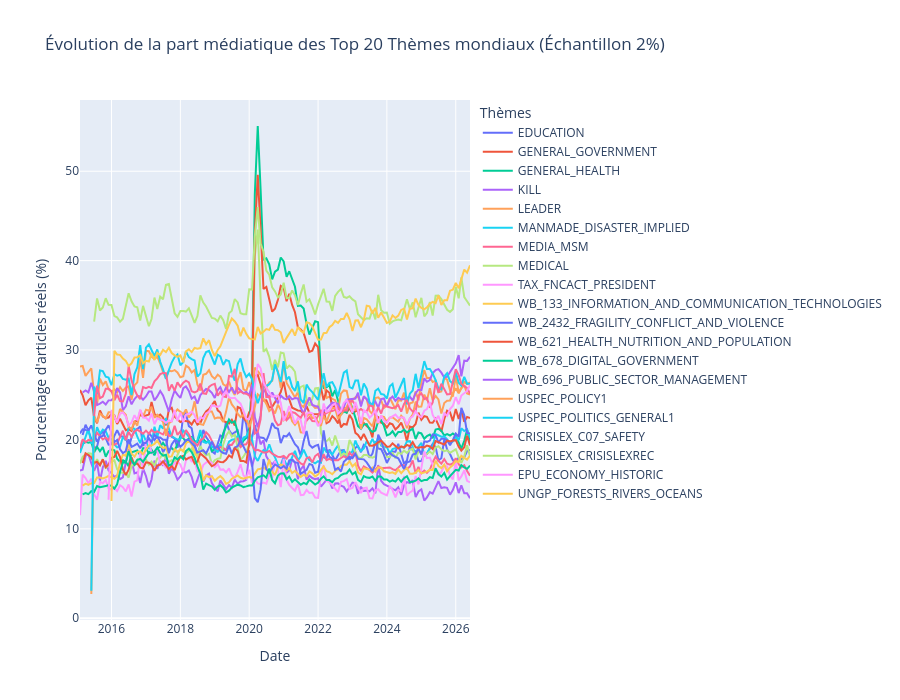

The notebook cell this image was saved under:
### Code cell
print("Calcul de l'évolution temporelle (Version Exacte avec dédoublonnage)...")

df_time_series = con.execute("""
    -- 1. On isole d'abord notre échantillon de 2% pour ne pas saturer la RAM
    WITH base_sample AS (
        SELECT 
            GKGRECORDID,
            SUBSTRING(CAST(DATE AS VARCHAR), 1, 4) || '-' || SUBSTRING(CAST(DATE AS VARCHAR), 5, 2) AS mois,
            EnhancedThemes
        FROM gkg_final
        WHERE hash(GKGRECORDID) % 100 = 0
    ),
    -- 2. On compte le vrai total d'articles par mois sur cet échantillon
    monthly_totals AS (
        SELECT mois, COUNT(GKGRECORDID) as total_articles
        FROM base_sample
        GROUP BY mois
    ),
    -- 3. LE CORRECTIF EST ICI : On éclate ET on dédoublonne par article (DISTINCT)
    article_themes AS (
        SELECT DISTINCT 
            GKGRECORDID, 
            mois, 
            split_part(TRIM(theme_raw), ',', 1) AS theme
        FROM (
            SELECT GKGRECORDID, mois, UNNEST(string_split(EnhancedThemes, ';')) AS theme_raw
            FROM base_sample
        )
        WHERE theme_raw IS NOT NULL AND theme_raw != ''
    ),
    -- 4. On trouve les 20 plus gros thèmes (un article = 1 vote max pour un thème)
    top_20_themes AS (
        SELECT theme, COUNT(GKGRECORDID) as total
        FROM article_themes
        GROUP BY theme
        ORDER BY total DESC
        LIMIT 20
    ),
    -- 5. On compte combien d'articles mentionnent chaque thème par mois
    theme_monthly_counts AS (
        SELECT mois, theme, COUNT(GKGRECORDID) as theme_articles
        FROM article_themes
        WHERE theme IN (SELECT theme FROM top_20_themes)
        GROUP BY mois, theme
    )
    -- 6. Calcul final du pourcentage pur
    SELECT 
        t.mois, 
        t.theme, 
        ROUND((t.theme_articles * 100.0) / m.total_articles, 2) AS pct_articles
    FROM theme_monthly_counts t
    JOIN monthly_totals m ON t.mois = m.mois
    WHERE length(t.mois) = 7
    ORDER BY t.mois ASC, t.theme ASC
""").df()

                                                                             
fig = px.line(
    df_time_series, 
    x="mois", 
    y="pct_articles", 
    color="theme",
    title="Évolution de la part médiatique des Top 20 Thèmes mondiaux (Échantillon 2%)",
    labels={"mois": "Mois", "pct_articles": "% d'articles mentionnant le thème", "theme": "Thèmes GDELT"},
    render_mode="svg"                                                   
)

fig.update_layout(
    xaxis_title="Date",
    yaxis_title="Pourcentage d'articles réels (%)",
    hovermode="x unified", 
    legend_title="Thèmes",
    height=700
)

fig.show()

### Figure 1 — Plotly figure (JSON) as saved in the notebook; plotly's stock layout.template omitted (floating-point values rounded to 4 significant figures; data arrays with more than 128 entries replaced by an {"elided": "..."} marker saying what was removed)
{"data": [{"hovertemplate": "Thèmes GDELT=EDUCATION<br>Mois=%{x}<br>% d'articles mentionnant le thème=%{y}<extra></extra>", "legendgroup": "EDUCATION", "line": {"color": "#636efa", "dash": "solid"}, "marker": {"symbol": "circle"}, "mode": "lines", "name": "EDUCATION", "orientation": "v", "showlegend": true, "type": "scatter", "x": {"elided": "137 str values"}, "xaxis": "x", "y": {"elided": "137 float values"}, "yaxis": "y"}, {"hovertemplate": "Thèmes GDELT=GENERAL_GOVERNMENT<br>Mois=%{x}<br>% d'articles mentionnant le thème=%{y}<extra></extra>", "legendgroup": "GENERAL_GOVERNMENT", "line": {"color": "#EF553B", "dash": "solid"}, "marker": {"symbol": "circle"}, "mode": "lines", "name": "GENERAL_GOVERNMENT", "orientation": "v", "showlegend": true, "type": "scatter", "x": {"elided": "137 str values"}, "xaxis": "x", "y": {"elided": "137 float values"}, "yaxis": "y"}, {"hovertemplate": "Thèmes GDELT=GENERAL_HEALTH<br>Mois=%{x}<br>% d'articles mentionnant le thème=%{y}<extra></extra>", "legendgroup": "GENERAL_HEALTH", "line": {"color": "#00cc96", "dash": "solid"}, "marker": {"symbol": "circle"}, "mode": "lines", "name": "GENERAL_HEALTH", "orientation": "v", "showlegend": true, "type": "scatter", "x": {"elided": "137 str values"}, "xaxis": "x", "y": {"elided": "137 float values"}, "yaxis": "y"}, {"hovertemplate": "Thèmes GDELT=KILL<br>Mois=%{x}<br>% d'articles mentionnant le thème=%{y}<extra></extra>", "legendgroup": "KILL", "line": {"color": "#ab63fa", "dash": "solid"}, "marker": {"symbol": "circle"}, "mode": "lines", "name": "KILL", "orientation": "v", "showlegend": true, "type": "scatter", "x": {"elided": "137 str values"}, "xaxis": "x", "y": {"elided": "137 float values"}, "yaxis": "y"}, {"hovertemplate": "Thèmes GDELT=LEADER<br>Mois=%{x}<br>% d'articles mentionnant le thème=%{y}<extra></extra>", "legendgroup": "LEADER", "line": {"color": "#FFA15A", "dash": "solid"}, "marker": {"symbol": "circle"}, "mode": "lines", "name": "LEADER", "orientation": "v", "showlegend": true, "type": "scatter", "x": {"elided": "137 str values"}, "xaxis": "x", "y": {"elided": "137 float values"}, "yaxis": "y"}, {"hovertemplate": "Thèmes GDELT=MANMADE_DISASTER_IMPLIED<br>Mois=%{x}<br>% d'articles mentionnant le thème=%{y}<extra></extra>", "legendgroup": "MANMADE_DISASTER_IMPLIED", "line": {"color": "#19d3f3", "dash": "solid"}, "marker": {"symbol": "circle"}, "mode": "lines", "name": "MANMADE_DISASTER_IMPLIED", "orientation": "v", "showlegend": true, "type": "scatter", "x": {"elided": "137 str values"}, "xaxis": "x", "y": {"elided": "137 float values"}, "yaxis": "y"}, {"hovertemplate": "Thèmes GDELT=MEDIA_MSM<br>Mois=%{x}<br>% d'articles mentionnant le thème=%{y}<extra></extra>", "legendgroup": "MEDIA_MSM", "line": {"color": "#FF6692", "dash": "solid"}, "marker": {"symbol": "circle"}, "mode": "lines", "name": "MEDIA_MSM", "orientation": "v", "showlegend": true, "type": "scatter", "x": {"elided": "137 str values"}, "xaxis": "x", "y": {"elided": "137 float values"}, "yaxis": "y"}, {"hovertemplate": "Thèmes GDELT=MEDICAL<br>Mois=%{x}<br>% d'articles mentionnant le thème=%{y}<extra></extra>", "legendgroup": "MEDICAL", "line": {"color": "#B6E880", "dash": "solid"}, "marker": {"symbol": "circle"}, "mode": "lines", "name": "MEDICAL", "orientation": "v", "showlegend": true, "type": "scatter", "x": {"elided": "137 str values"}, "xaxis": "x", "y": {"elided": "137 float values"}, "yaxis": "y"}, {"hovertemplate": "Thèmes GDELT=TAX_FNCACT_PRESIDENT<br>Mois=%{x}<br>% d'articles mentionnant le thème=%{y}<extra></extra>", "legendgroup": "TAX_FNCACT_PRESIDENT", "line": {"color": "#FF97FF", "dash": "solid"}, "marker": {"symbol": "circle"}, "mode": "lines", "name": "TAX_FNCACT_PRESIDENT", "orientation": "v", "showlegend": true, "type": "scatter", "x": {"elided": "137 str values"}, "xaxis": "x", "y": {"elided": "137 float values"}, "yaxis": "y"}, {"hovertemplate": "Thèmes GDELT=WB_133_INFORMATION_AND_COMMUNICATION_TECHNOLOGIES<br>Mois=%{x}<br>% d'articles mentionnant le thème=%{y}<extra></extra>", "legendgroup": "WB_133_INFORMATION_AND_COMMUNICATION_TECHNOLOGIES", "line": {"color": "#FECB52", "dash": "solid"}, "marker": {"symbol": "circle"}, "mode": "lines", "name": "WB_133_INFORMATION_AND_COMMUNICATION_TECHNOLOGIES", "orientation": "v", "showlegend": true, "type": "scatter", "x": {"elided": "136 str values"}, "xaxis": "x", "y": {"elided": "136 float values"}, "yaxis": "y"}, {"hovertemplate": "Thèmes GDELT=WB_2432_FRAGILITY_CONFLICT_AND_VIOLENCE<br>Mois=%{x}<br>% d'articles mentionnant le thème=%{y}<extra></extra>", "legendgroup": "WB_2432_FRAGILITY_CONFLICT_AND_VIOLENCE", "line": {"color": "#636efa", "dash": "solid"}, "marker": {"symbol": "circle"}, "mode": "lines", "name": "WB_2432_FRAGILITY_CONFLICT_AND_VIOLENCE", "orientation": "v", "showlegend": true, "type": "scatter", "x": {"elided": "136 str values"}, "xaxis": "x", "y": {"elided": "136 float values"}, "yaxis": "y"}, {"hovertemplate": "Thèmes GDELT=WB_621_HEALTH_NUTRITION_AND_POPULATION<br>Mois=%{x}<br>% d'articles mentionnant le thème=%{y}<extra></extra>", "legendgroup": "WB_621_HEALTH_NUTRITION_AND_POPULATION", "line": {"color": "#EF553B", "dash": "solid"}, "marker": {"symbol": "circle"}, "mode": "lines", "name": "WB_621_HEALTH_NUTRITION_AND_POPULATION", "orientation": "v", "showlegend": true, "type": "scatter", "x": {"elided": "136 str values"}, "xaxis": "x", "y": {"elided": "136 float values"}, "yaxis": "y"}, {"hovertemplate": "Thèmes GDELT=WB_678_DIGITAL_GOVERNMENT<br>Mois=%{x}<br>% d'articles mentionnant le thème=%{y}<extra></extra>", "legendgroup": "WB_678_DIGITAL_GOVERNMENT", "line": {"color": "#00cc96", "dash": "solid"}, "marker": {"symbol": "circle"}, "mode": "lines", "name": "WB_678_DIGITAL_GOVERNMENT", "orientation": "v", "showlegend": true, "type": "scatter", "x": {"elided": "136 str values"}, "xaxis": "x", "y": {"elided": "136 float values"}, "yaxis": "y"}, {"hovertemplate": "Thèmes GDELT=WB_696_PUBLIC_SECTOR_MANAGEMENT<br>Mois=%{x}<br>% d'articles mentionnant le thème=%{y}<extra></extra>", "legendgroup": "WB_696_PUBLIC_SECTOR_MANAGEMENT", "line": {"color": "#ab63fa", "dash": "solid"}, "marker": {"symbol": "circle"}, "mode": "lines", "name": "WB_696_PUBLIC_SECTOR_MANAGEMENT", "orientation": "v", "showlegend": true, "type": "scatter", "x": {"elided": "136 str values"}, "xaxis": "x", "y": {"elided": "136 float values"}, "yaxis": "y"}, {"hovertemplate": "Thèmes GDELT=USPEC_POLICY1<br>Mois=%{x}<br>% d'articles mentionnant le thème=%{y}<extra></extra>", "legendgroup": "USPEC_POLICY1", "line": {"color": "#FFA15A", "dash": "solid"}, "marker": {"symbol": "circle"}, "mode": "lines", "name": "USPEC_POLICY1", "orientation": "v", "showlegend": true, "type": "scatter", "x": {"elided": "133 str values"}, "xaxis": "x", "y": {"elided": "133 float values"}, "yaxis": "y"}, {"hovertemplate": "Thèmes GDELT=USPEC_POLITICS_GENERAL1<br>Mois=%{x}<br>% d'articles mentionnant le thème=%{y}<extra></extra>", "legendgroup": "USPEC_POLITICS_GENERAL1", "line": {"color": "#19d3f3", "dash": "solid"}, "marker": {"symbol": "circle"}, "mode": "lines", "name": "USPEC_POLITICS_GENERAL1", "orientation": "v", "showlegend": true, "type": "scatter", "x": {"elided": "133 str values"}, "xaxis": "x", "y": {"elided": "133 float values"}, "yaxis": "y"}, {"hovertemplate": "Thèmes GDELT=CRISISLEX_C07_SAFETY<br>Mois=%{x}<br>% d'articles mentionnant le thème=%{y}<extra></extra>", "legendgroup": "CRISISLEX_C07_SAFETY", "line": {"color": "#FF6692", "dash": "solid"}, "marker": {"symbol": "circle"}, "mode": "lines", "name": "CRISISLEX_C07_SAFETY", "orientation": "v", "showlegend": true, "type": "scatter", "x": {"elided": "132 str values"}, "xaxis": "x", "y": {"elided": "132 float values"}, "yaxis": "y"}, {"hovertemplate": "Thèmes GDELT=CRISISLEX_CRISISLEXREC<br>Mois=%{x}<br>% d'articles mentionnant le thème=%{y}<extra></extra>", "legendgroup": "CRISISLEX_CRISISLEXREC", "line": {"color": "#B6E880", "dash": "solid"}, "marker": {"symbol": "circle"}, "mode": "lines", "name": "CRISISLEX_CRISISLEXREC", "orientation": "v", "showlegend": true, "type": "scatter", "x": {"elided": "132 str values"}, "xaxis": "x", "y": {"elided": "132 float values"}, "yaxis": "y"}, {"hovertemplate": "Thèmes GDELT=EPU_ECONOMY_HISTORIC<br>Mois=%{x}<br>% d'articles mentionnant le thème=%{y}<extra></extra>", "legendgroup": "EPU_ECONOMY_HISTORIC", "line": {"color": "#FF97FF", "dash": "solid"}, "marker": {"symbol": "circle"}, "mode": "lines", "name": "EPU_ECONOMY_HISTORIC", "orientation": "v", "showlegend": true, "type": "scatter", "x": ["2015-12", "2016-01", "2016-02", "2016-03", "2016-04", "2016-05", "2016-06", "2016-07", "2016-08", "2016-09", "2016-10", "2016-11", "2016-12", "2017-01", "2017-02", "2017-03", "2017-04", "2017-05", "2017-06", "2017-07", "2017-08", "2017-09", "2017-10", "2017-11", "2017-12", "2018-01", "2018-02", "2018-03", "2018-04", "2018-05", "2018-06", "2018-07", "2018-08", "2018-09", "2018-10", "2018-11", "2018-12", "2019-01", "2019-02", "2019-03", "2019-04", "2019-05", "2019-06", "2019-07", "2019-08", "2019-09", "2019-10", "2019-11", "2019-12", "2020-01", "2020-02", "2020-03", "2020-04", "2020-05", "2020-06", "2020-07", "2020-08", "2020-09", "2020-10", "2020-11", "2020-12", "2021-01", "2021-02", "2021-03", "2021-04", "2021-05", "2021-06", "2021-07", "2021-08", "2021-09", "2021-10", "2021-11", "2021-12", "2022-01", "2022-02", "2022-03", "2022-04", "2022-05", "2022-06", "2022-07", "2022-08", "2022-09", "2022-10", "2022-11", "2022-12", "2023-01", "2023-02", "2023-03", "2023-04", "2023-05", "2023-06", "2023-07", "2023-08", "2023-09", "2023-10", "2023-11", "2023-12", "2024-01", "2024-02", "2024-03", "2024-04", "2024-05", "2024-06", "2024-07", "2024-08", "2024-09", "2024-10", "2024-11", "2024-12", "2025-01", "2025-02", "2025-03", "2025-04", "2025-05", "2025-06", "2025-07", "2025-08", "2025-09", "2025-10", "2025-11", "2025-12", "2026-01", "2026-02", "2026-03", "2026-04", "2026-05", "2026-06"], "xaxis": "x", "y": [13.26, 23.29, 22.56, 21.89, 22.87, 23.02, 22.57, 21.57, 21.89, 22.72, 22.13, 23.35, 22.46, 22.43, 22.09, 22.9, 21.7, 22.37, 22.21, 22.16, 21.84, 22.15, 22.02, 23.29, 22.06, 23.01, 21.93, 22.75, 22.87, 23.11, 22.73, 21.9, 22.49, 22.32, 22.89, 23.06, 23.83, 23.7, 23.64, 23.78, 25.03, 25.38, 24.69, 24.62, 24.65, 24.29, 24.0, 23.22, 22.32, 22.28, 23.34, 26.04, 28.44, 27.96, 26.38, 25.79, 25.29, 24.77, 24.86, 24.91, 24.1, 22.11, 22.78, 23.73, 22.73, 21.77, 22.42, 22.17, 20.6, 22.87, 23.02, 22.93, 22.33, 21.49, 21.97, 24.02, 23.09, 23.24, 23.83, 24.02, 22.89, 23.19, 24.07, 24.41, 23.81, 23.01, 24.18, 23.28, 21.74, 23.27, 23.05, 22.43, 22.75, 23.28, 21.87, 22.7, 22.1, 21.86, 22.39, 22.56, 22.78, 22.41, 22.47, 22.44, 21.59, 22.37, 22.56, 23.14, 22.68, 22.47, 23.21, 23.4, 24.18, 22.74, 22.18, 22.64, 21.7, 22.94, 22.65, 23.39, 23.77, 24.74, 23.93, 24.91, 25.2, 25.42, 26.11], "yaxis": "y"}, {"hovertemplate": "Thèmes GDELT=UNGP_FORESTS_RIVERS_OCEANS<br>Mois=%{x}<br>% d'articles mentionnant le thème=%{y}<extra></extra>", "legendgroup": "UNGP_FORESTS_RIVERS_OCEANS", "line": {"color": "#FECB52", "dash": "solid"}, "marker": {"symbol": "circle"}, "mode": "lines", "name": "UNGP_FORESTS_RIVERS_OCEANS", "orientation": "v", "showlegend": true, "type": "scatter", "x": ["2016-01", "2016-02", "2016-03", "2016-04", "2016-05", "2016-06", "2016-07", "2016-08", "2016-09", "2016-10", "2016-11", "2016-12", "2017-01", "2017-02", "2017-03", "2017-04", "2017-05", "2017-06", "2017-07", "2017-08", "2017-09", "2017-10", "2017-11", "2017-12", "2018-01", "2018-02", "2018-03", "2018-04", "2018-05", "2018-06", "2018-07", "2018-08", "2018-09", "2018-10", "2018-11", "2018-12", "2019-01", "2019-02", "2019-03", "2019-04", "2019-05", "2019-06", "2019-07", "2019-08", "2019-09", "2019-10", "2019-11", "2019-12", "2020-01", "2020-02", "2020-03", "2020-04", "2020-05", "2020-06", "2020-07", "2020-08", "2020-09", "2020-10", "2020-11", "2020-12", "2021-01", "2021-02", "2021-03", "2021-04", "2021-05", "2021-06", "2021-07", "2021-08", "2021-09", "2021-10", "2021-11", "2021-12", "2022-01", "2022-02", "2022-03", "2022-04", "2022-05", "2022-06", "2022-07", "2022-08", "2022-09", "2022-10", "2022-11", "2022-12", "2023-01", "2023-02", "2023-03", "2023-04", "2023-05", "2023-06", "2023-07", "2023-08", "2023-09", "2023-10", "2023-11", "2023-12", "2024-01", "2024-02", "2024-03", "2024-04", "2024-05", "2024-06", "2024-07", "2024-08", "2024-09", "2024-10", "2024-11", "2024-12", "2025-01", "2025-02", "2025-03", "2025-04", "2025-05", "2025-06", "2025-07", "2025-08", "2025-09", "2025-10", "2025-11", "2025-12", "2026-01", "2026-02", "2026-03", "2026-04", "2026-05", "2026-06"], "xaxis": "x", "y": [13.12, 29.91, 29.49, 29.46, 29.04, 28.79, 28.22, 28.52, 29.16, 29.18, 29.43, 28.51, 28.79, 28.71, 29.6, 28.89, 29.69, 29.45, 30.03, 29.77, 30.25, 29.66, 29.4, 29.24, 29.41, 28.61, 29.85, 30.08, 29.77, 30.23, 30.15, 30.22, 31.3, 30.65, 31.1, 30.01, 29.33, 30.01, 30.42, 31.35, 32.02, 32.82, 33.52, 33.2, 32.73, 31.54, 32.51, 31.81, 31.3, 31.22, 31.19, 32.58, 31.85, 32.05, 32.34, 32.25, 32.89, 32.26, 32.23, 31.98, 30.8, 31.36, 31.83, 32.35, 31.61, 32.58, 32.16, 31.94, 33.12, 33.02, 32.64, 31.93, 31.16, 31.18, 31.89, 31.92, 32.55, 32.8, 33.27, 33.05, 33.48, 33.48, 34.14, 33.44, 32.12, 33.3, 33.33, 32.55, 33.33, 34.96, 34.89, 34.08, 34.72, 33.6, 34.21, 33.64, 33.02, 33.18, 33.88, 33.59, 33.85, 34.49, 34.64, 33.43, 34.62, 34.67, 35.75, 35.05, 34.72, 34.56, 34.77, 35.18, 35.38, 35.24, 36.13, 35.04, 35.56, 35.57, 36.64, 36.75, 37.51, 36.91, 37.93, 39.0, 38.65, 39.48], "yaxis": "y"}], "layout": {"height": 700, "hovermode": "x unified", "legend": {"title": {"text": "Thèmes"}, "tracegroupgap": 0}, "title": {"text": "Évolution de la part médiatique des Top 20 Thèmes mondiaux (Échantillon 2%)"}, "xaxis": {"anchor": "y", "domain": [0, 1], "title": {"text": "Date"}}, "yaxis": {"anchor": "x", "domain": [0, 1], "title": {"text": "Pourcentage d'articles réels (%)"}}}}
